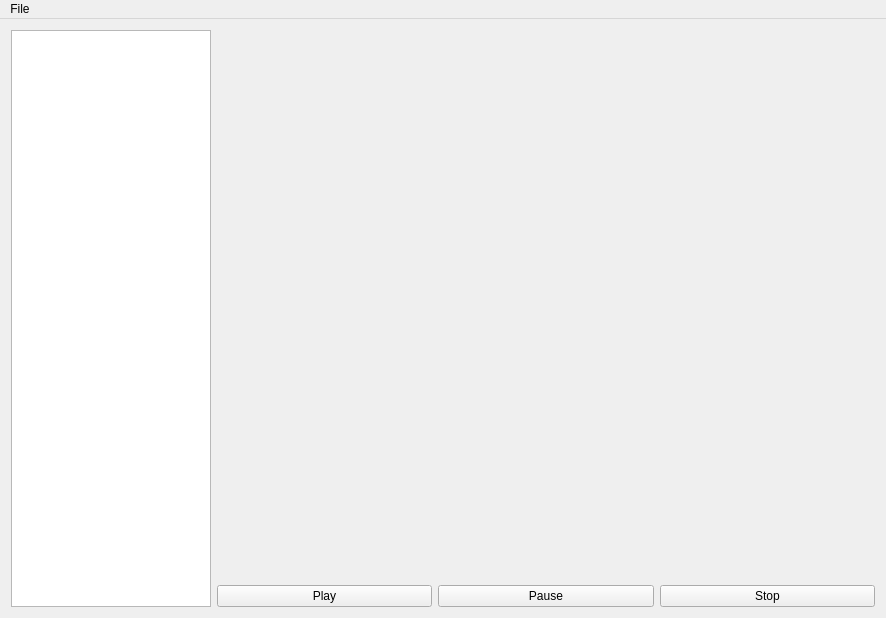
<?xml version="1.0" encoding="UTF-8"?>
<ui version="4.0">
 <class>MainWindow</class>
 <widget class="QMainWindow" name="MainWindow">
  <property name="geometry">
   <rect>
    <x>0</x>
    <y>0</y>
    <width>886</width>
    <height>618</height>
   </rect>
  </property>
  <property name="sizePolicy">
   <sizepolicy hsizetype="Ignored" vsizetype="Ignored">
    <horstretch>0</horstretch>
    <verstretch>0</verstretch>
   </sizepolicy>
  </property>
  <property name="minimumSize">
   <size>
    <width>600</width>
    <height>600</height>
   </size>
  </property>
  <property name="windowTitle">
   <string>MainWindow</string>
  </property>
  <widget class="QWidget" name="centralWidget">
   <property name="sizePolicy">
    <sizepolicy hsizetype="Ignored" vsizetype="Ignored">
     <horstretch>0</horstretch>
     <verstretch>0</verstretch>
    </sizepolicy>
   </property>
   <layout class="QHBoxLayout" name="horizontalLayout_4">
    <item>
     <layout class="QHBoxLayout" name="horizontalLayout">
      <property name="spacing">
       <number>0</number>
      </property>
      <property name="sizeConstraint">
       <enum>QLayout::SetMinimumSize</enum>
      </property>
      <item>
       <widget class="ImageInputList" name="imageInputList">
        <property name="sizePolicy">
         <sizepolicy hsizetype="MinimumExpanding" vsizetype="MinimumExpanding">
          <horstretch>0</horstretch>
          <verstretch>0</verstretch>
         </sizepolicy>
        </property>
        <property name="minimumSize">
         <size>
          <width>200</width>
          <height>562</height>
         </size>
        </property>
        <property name="maximumSize">
         <size>
          <width>200</width>
          <height>1000000</height>
         </size>
        </property>
        <property name="sizeIncrement">
         <size>
          <width>0</width>
          <height>0</height>
         </size>
        </property>
        <property name="baseSize">
         <size>
          <width>0</width>
          <height>0</height>
         </size>
        </property>
        <property name="layoutDirection">
         <enum>Qt::LeftToRight</enum>
        </property>
        <property name="autoFillBackground">
         <bool>false</bool>
        </property>
       </widget>
      </item>
     </layout>
    </item>
    <item>
     <layout class="QGridLayout" name="gridLayout_6">
      <property name="sizeConstraint">
       <enum>QLayout::SetMaximumSize</enum>
      </property>
      <item row="1" column="0">
       <layout class="QGridLayout" name="gridLayout_4">
        <property name="sizeConstraint">
         <enum>QLayout::SetMinimumSize</enum>
        </property>
        <property name="topMargin">
         <number>0</number>
        </property>
        <item row="0" column="0">
         <widget class="QPushButton" name="PlayButton">
          <property name="text">
           <string>Play</string>
          </property>
         </widget>
        </item>
        <item row="0" column="1">
         <widget class="QPushButton" name="PauseButton">
          <property name="text">
           <string>Pause</string>
          </property>
         </widget>
        </item>
        <item row="0" column="2">
         <widget class="QPushButton" name="StopButton">
          <property name="text">
           <string>Stop</string>
          </property>
         </widget>
        </item>
       </layout>
      </item>
      <item row="0" column="0">
       <layout class="QHBoxLayout" name="horizontalLayout_3">
        <property name="spacing">
         <number>1</number>
        </property>
        <property name="sizeConstraint">
         <enum>QLayout::SetDefaultConstraint</enum>
        </property>
        <item>
         <widget class="ImageViewerForm" name="InputImages" native="true"/>
        </item>
        <item>
         <widget class="ImageViewerForm" name="OutputImages" native="true"/>
        </item>
       </layout>
      </item>
     </layout>
    </item>
   </layout>
  </widget>
  <widget class="QMenuBar" name="menuBar">
   <property name="geometry">
    <rect>
     <x>0</x>
     <y>0</y>
     <width>886</width>
     <height>25</height>
    </rect>
   </property>
   <widget class="QMenu" name="menuFile">
    <property name="title">
     <string>File</string>
    </property>
    <addaction name="actionExit"/>
   </widget>
   <addaction name="menuFile"/>
  </widget>
  <action name="actionExit">
   <property name="text">
    <string>Exit</string>
   </property>
  </action>
 </widget>
 <layoutdefault spacing="6" margin="11"/>
 <customwidgets>
  <customwidget>
   <class>ImageInputList</class>
   <extends>QListView</extends>
   <header>ImageInputList.hpp</header>
   <slots>
    <signal>selectedInputImage(std::string)</signal>
   </slots>
  </customwidget>
  <customwidget>
   <class>ImageViewerForm</class>
   <extends>QWidget</extends>
   <header>ImageViewerForm.hpp</header>
   <container>1</container>
   <slots>
    <signal>updateIterator(std::string)</signal>
    <slot>setIteratorAt(std::string)</slot>
    <slot>setImage(std::string)</slot>
   </slots>
  </customwidget>
 </customwidgets>
 <tabstops>
  <tabstop>PlayButton</tabstop>
  <tabstop>PauseButton</tabstop>
  <tabstop>StopButton</tabstop>
 </tabstops>
 <resources/>
 <connections>
  <connection>
   <sender>imageInputList</sender>
   <signal>selectedInputImage(std::string)</signal>
   <receiver>InputImages</receiver>
   <slot>setIteratorAt(std::string)</slot>
   <hints>
    <hint type="sourcelabel">
     <x>376</x>
     <y>250</y>
    </hint>
    <hint type="destinationlabel">
     <x>715</x>
     <y>245</y>
    </hint>
   </hints>
  </connection>
 </connections>
</ui>
